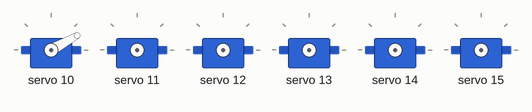
Recording of a sketch running on a simulated Arduino Mega 2560, built with avr-gcc and run on an emulated ATmega2560. Shown: 6 × servo. What the sketch prints to the serial monitor is not drawn.

Above: at 0.05 s.
At 1.95 s:
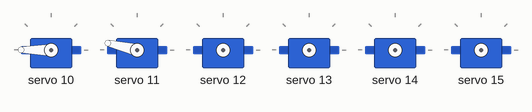
At 3.85 s:
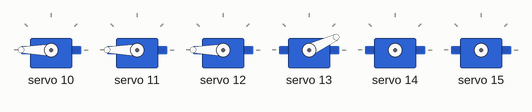
At 7.65 s:
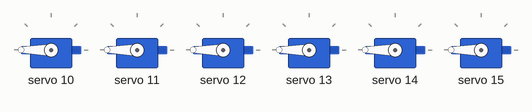
At 11.45 s:
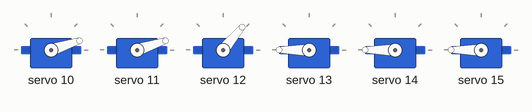
At 15.25 s:
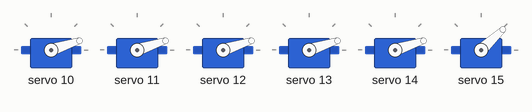
Timing chart, 0 to 21.0 s (numbered marks = the images above):
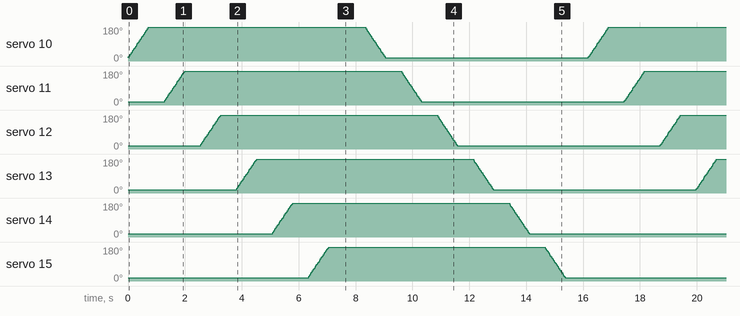

The sketch:

esp32_pca_robotics_arm.ino
```cpp
#include <Wire.h>
#include <Adafruit_PWMServoDriver.h>

Adafruit_PWMServoDriver pwm = Adafruit_PWMServoDriver(0x40);

#define SERVOMIN 150
#define SERVOMAX 600
#define SERVO_FREQ 50

#define NUM_SERVOS 6
int servoChannels[NUM_SERVOS] = {10, 11, 12, 13, 14, 15};

int angleToPulse(int angle) {
  return map(angle, 0, 180, SERVOMIN, SERVOMAX);
}

void setup() {
  Serial.begin(9600);
  Wire.begin();

  pwm.begin();
  pwm.setPWMFreq(SERVO_FREQ);

  Serial.println("PCA9685 Ready (Mega)");
}

void loop() {

  // 🔵 Move servos ONE BY ONE (0 → 180)
  for (int i = 0; i < NUM_SERVOS; i++) {

    for (int angle = 0; angle <= 180; angle += 3) {
      int pulse = angleToPulse(angle);
      pwm.setPWM(servoChannels[i], 0, pulse);
      delay(15);
    }

    delay(300);
  }

  delay(500);

  // 🔴 Move servos ONE BY ONE (180 → 0)
  for (int i = 0; i < NUM_SERVOS; i++) {

    for (int angle = 180; angle >= 0; angle -= 3) {
      int pulse = angleToPulse(angle);
      pwm.setPWM(servoChannels[i], 0, pulse);
      delay(15);
    }

    delay(300);
  }

  delay(500);
}
```
